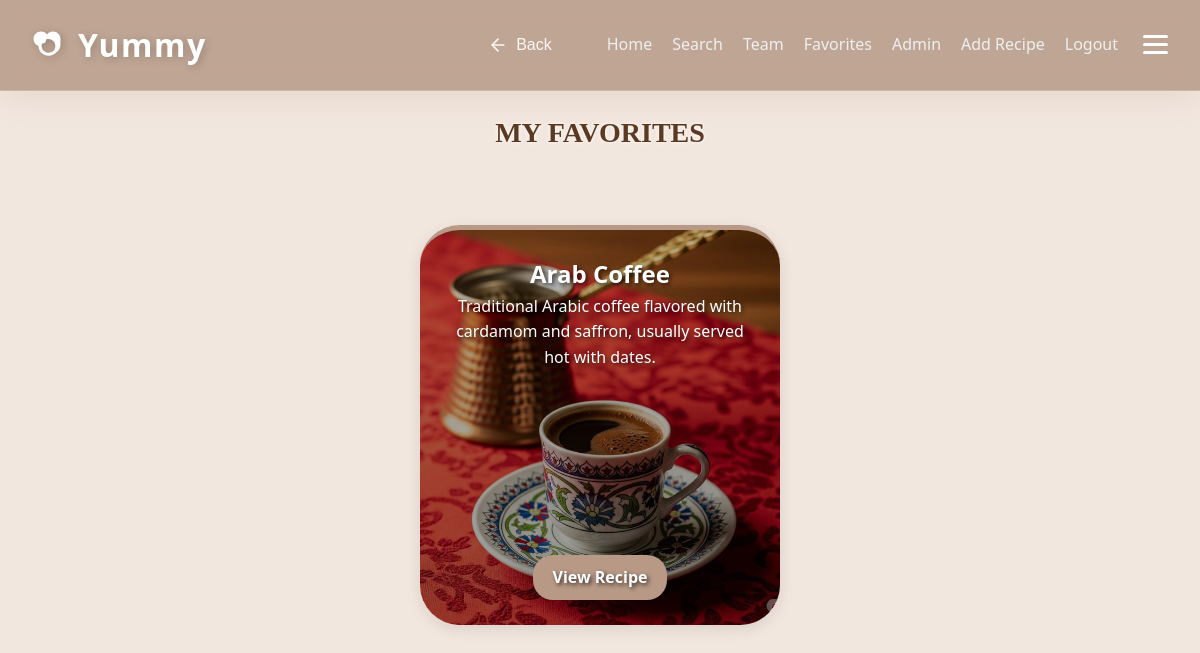
Page /favorites/ (signed in) on the earlier database version.
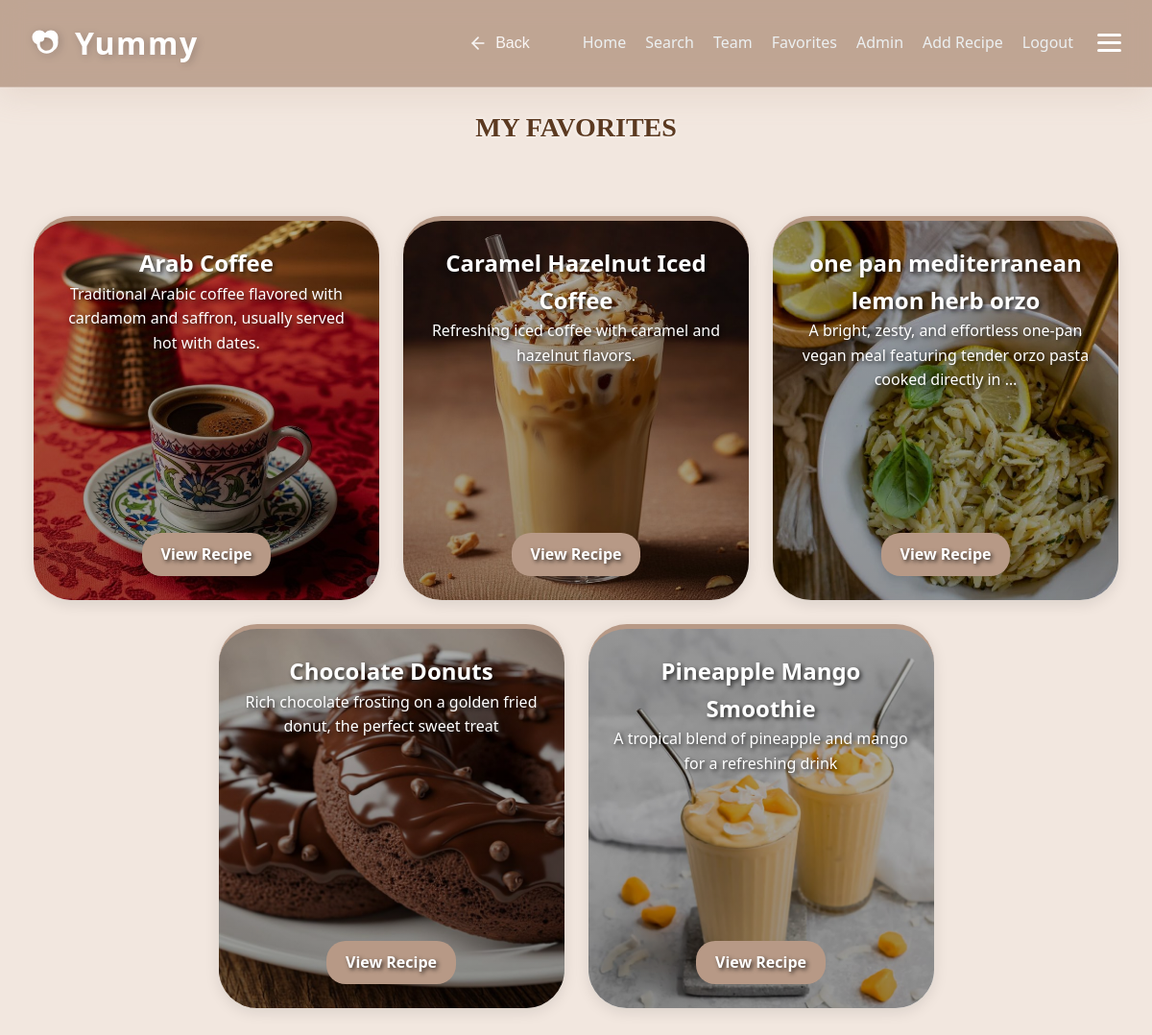
Same page on the later database version.
### recipes/models.py (models this page shows, shortened)
class Favorite(models.Model):
    user = models.ForeignKey(User, on_delete=models.CASCADE, related_name='user_favorites')
    recipe = models.ForeignKey(Recipe, on_delete=models.CASCADE, related_name='favorited_by')
    added_at = models.DateTimeField(auto_now_add=True)
    class Meta:
        unique_together = ('user', 'recipe')
        verbose_name = "Favorite"
        verbose_name_plural = "Favorites"

class Recipe(models.Model):
    DIET_CHOICES = [
        ('all', 'General / Non-Specific'),
        ('keto', 'Keto Friendly'),
        ('vegan', 'Vegan / Vegetarian'),
        ('protein', 'High Protein'),
        ('gluten-free', 'Gluten-Free'),
    ]
    title = models.CharField(max_length=200, verbose_name="Recipe Title")
    slug = models.SlugField(unique=True, blank=True, null=True)
    description = models.TextField(help_text="Briefly describe the dish")
    ingredients = models.TextField(help_text="Separate ingredients with a comma or new line")
    instructions = models.TextField()
    image = models.ImageField(upload_to='recipes/%Y/%m/%d/', default='default_recipe.jpg')
    category = models.ForeignKey(Category, on_delete=models.SET_NULL, null=True, related_name='recipes')
    author = models.ForeignKey(User, on_delete=models.CASCADE, related_name='my_recipes')
    diet_type = models.CharField(max_length=20, choices=DIET_CHOICES, default='all',null=True,blank=True)
    prep_time = models.PositiveIntegerField(default=30, help_text="Preparation time in minutes",null=True,blank=True)
    calories = models.PositiveIntegerField(default=500, help_text="Calories per serving",null=True,blank=True)
    created_at = models.DateTimeField(auto_now_add=True)
    updated_at = models.DateTimeField(auto_now=True)
    class Meta:
        ordering = ['-created_at']
        verbose_name = "Recipe"
        verbose_name_plural = "Recipes"

### recipes/views.py (the view)
# urls.py: path("favorites/", views.favorites, name="favorites"),
@login_required(login_url="login")
def favorites(request):
    user_favorites = Favorite.objects.filter(user=request.user).select_related('recipe')
    return render(request, "recipes/favorites.html", {"favorites": user_favorites})

### recipes/templates/recipes/favorites.html (shortened to what this page needs)
{% load static %}
<!DOCTYPE html>
<html lang="en">
<head>
    <link rel="stylesheet" href="{% static 'css/style.css' %}" />
</head>
<body style="background-color: #f2e7df; text-align: center">
    <div id="navbar">
                <nav class="main-nav">
            <div class="nav-left">
                <a href="{% url 'home' %}" class="logo" style="text-decoration: none;">
                    Yummy
                </a>
            </div>
            <div class="nav-right">
                <button class="nav-back-btn" onclick="window.history.back()" aria-label="Go Back">
                    <svg width="20" height="20" viewBox="0 0 24 24" fill="none" stroke="currentColor" stroke-width="2" stroke-linecap="round" stroke-linejoin="round">
                        <line x1="19" y1="12" x2="5" y2="12"></line>
                        <polyline points="12 19 5 12 12 5"></polyline>
                    </svg>
                    <span>Back</span>
                </button>
                <ul class="nav-links">
                    <li><a href="{% url 'home' %}">Home</a></li>
                    <li><a href="{% url 'search' %}">Search</a></li>
                    <li><a href="{% url 'cover' %}">Team</a></li>
                    {% if user.is_authenticated %}
                        <li><a href="{% url 'favorites' %}">Favorites</a></li>
                        {% if user.is_staff %}
                            <li><a href="{% url 'admin_recipe' %}">Admin</a></li>
                            <li><a href="{% url 'add_recipe' %}">Add Recipe</a></li>
                        {% endif %}
                        <li><a href="{% url 'logout' %}">Logout</a></li>
                    {% else %}
                        <li><a href="{% url 'login' %}">Login</a></li>
                        <li><a href="{% url 'signup' %}">Sign Up</a></li>
                    {% endif %}
                </ul>
                <div class="menu-icon" id="menu-icon-btn">
                    <div class="bar"></div>
                    <div class="bar"></div>
                    <div class="bar"></div>
                </div>
            </div>
        </nav>
    </div>
    <div id="favorites-view">
        <h1 class="fav" style="margin-top: 20px">MY FAVORITES</h1>
        {% if favorites %}
        <div id="favorites-list">
            {% for fav in favorites %}
            <div class="recipe-card" id="recipe-{{ fav.recipe.pk }}"
                style="background-image: linear-gradient(rgba(0,0,0,0.3), rgba(0,0,0,0.4)), url('{{ fav.recipe.image.url }}'); background-size: cover; background-position: center;"
                onclick="openCard(event, 'recipe-{{ fav.recipe.pk }}-card')">
                <h2>{{ fav.recipe.title }}</h2>
                <p>{{ fav.recipe.description|truncatewords:15 }}</p>
                <a href="javascript:void(0)" class="btn-main"
                    onclick="openCard(event, 'recipe-{{ fav.recipe.pk }}-card')"
                    style="margin-top: auto; align-self: center; background-color: #6B3E26; color: white; padding: 10px 20px; border-radius: 20px; text-decoration: none;">View
                    Recipe</a>
            </div>
            {% endfor %}
        </div>
        {% endif %}
    </div>
</body>
</html>

### recipes/static/css/style.css (style rules this page uses)
:root { --cashmere-brown: #B79986; --silk-white: #f2e7df; --biscuit-glaze: #DCC4B5; --dark-oak: #4E443F; --pure-white: #ffffff; --primary-color: var(--cashmere-brown); --primary-hover: var(--biscuit-glaze); --bg-color: var(--silk-white); --card-bg: var(--pure-white); --text-main: var(--dark-oak); --text-muted: #8E827C; --border-radius: 12px; --shadow-lg: 0 8px 20px rgba(183, 153, 134, 0.1); --transition: all 0.3s ease; }
* { margin: 0; padding: 0; box-sizing: border-box; }
body { font-family: "Segoe UI", Tahoma, Geneva, Verdana, sans-serif; line-height: 1.6; background-color: var(--bg-color); color: var(--text-main); }
h1 { text-align: center; margin: 30px 0; color: var(--primary-color); font-size: 2.5rem; }
#navbar { position: sticky; top: 0; z-index: 1000; background-color: color-mix(in srgb, var(--primary-color) 85%, transparent); backdrop-filter: blur(12px); -webkit-backdrop-filter: blur(12px); border-bottom: 1px solid rgba(255, 255, 255, 0.2); box-shadow: 0 8px 32px color-mix(in srgb, var(--primary-color) 20%, transparent); padding: 1.2rem 2rem; transition: var(--transition); }
.main-nav { display: flex; justify-content: space-between; align-items: center; max-width: 1200px; margin: 0 auto; }
.nav-right { display: flex; align-items: center; gap: 25px; }
.logo { display: flex; align-items: center; gap: 10px; color: #fff; font-size: 2rem; font-weight: 900; letter-spacing: 1.5px; text-shadow: 2px 2px 8px rgba(0, 0, 0, 0.2); transition: transform 0.3s ease; }
.logo svg { width: 36px; height: 36px; filter: drop-shadow(2px 2px 4px rgba(0, 0, 0, 0.2)); }
.nav-left { display: flex; align-items: center; }
.nav-back-btn { display: flex; align-items: center; gap: 8px; background: transparent !important; color: white !important; border: none; font-weight: 500; font-size: 1rem; cursor: pointer; padding: 5px 10px; border-radius: 8px; transition: var(--transition); opacity: 0.9; }
.nav-back-btn svg { transition: transform 0.3s ease; }
.nav-links { display: flex; list-style: none; }
.nav-links li { margin-left: 20px; }
.nav-links a { color: #ecf0f1; text-decoration: none; font-weight: 500; position: relative; padding-bottom: 4px; transition: var(--transition); }
.nav-links a::after { content: ''; position: absolute; width: 0; height: 2px; bottom: 0; left: 0; background-color: var(--primary-hover); transition: width 0.3s ease; }
button, .btn-main { background-color: var(--primary-color) !important; color: white !important; padding: 12px 25px; border: none; border-radius: var(--input-radius); font-weight: bold; cursor: pointer; transition: var(--transition); text-decoration: none; display: inline-block; text-align: center; }
.recipe-card { background: var(--card-bg); border-radius: var(--border-radius); padding: 25px; box-shadow: var(--shadow-lg); transition: var(--transition); border-top: 5px solid var(--primary-color); }
.nav-links { display: flex !important; list-style: none; }
.menu-icon { cursor: pointer; display: flex; flex-direction: column; justify-content: center; gap: 5px; transition: transform 0.3s ease; }
.bar { width: 25px; height: 3px; background-color: white; border-radius: 2px; transition: background-color 0.3s ease; }
.fav { font-family: 'Dancing Script', cursive; font-size: 28px; color: #5C3A21; text-align: center; text-shadow: 0px 0px 4px white; }

### recipes/templates/recipes/favorites.html (style rules this page uses)
#favorites-list { display: flex; flex-direction: row; flex-wrap: wrap; justify-content: center; gap: 25px; padding: 40px 20px; width: 100%; }
.recipe-card { width: 360px; height: 400px; display: flex; flex-direction: column; justify-content: space-between; border-radius: 40px; padding: 25px; background-size: cover; background-position: center; box-shadow: 0 4px 15px rgba(0, 0, 0, 0.1); color: white; text-shadow: 2px 2px 4px rgba(0, 0, 0, 0.7); }

Differences in the rows shown:
added Favorite: recipe.image (picture), recipe "Caramel Hazelnut Iced Coffee", recipe.description "Refreshing iced coffee with caramel and hazelnut flavors."
added Favorite: recipe.image (picture), recipe "one pan mediterranean lemon herb orzo", recipe.description "A bright, zesty, and effortless one-pan vegan meal featuring tender orzo pasta cooked directly in …"
added Favorite: recipe.image (picture), recipe "Chocolate Donuts", recipe.description "Rich chocolate frosting on a golden fried donut, the perfect sweet treat"
added Favorite: recipe.image (picture), recipe "Pineapple Mango Smoothie", recipe.description "A tropical blend of pineapple and mango for a refreshing drink"
